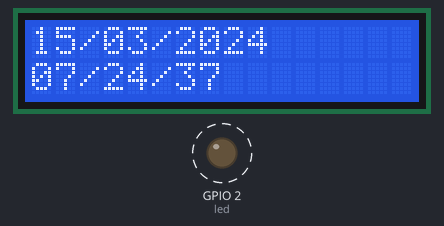
The program below on a simulated ESP32 board running MicroPython. Parts: 16×2 character LCD, output pins drawn as LEDs (lit = HIGH). Dashed ring = blinking. WiFi joins after 1.5 s; the clock reads 2024-03-15 10:24:30 at power-on unless the program sets it; library files of the repository ran but are not shown: __init__.py, __init__.py; what the program prints to the serial console is not drawn.

Above: at 8.0 s.
At 14.5 s:
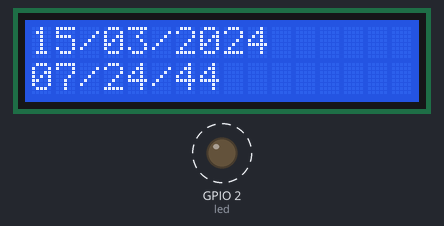
At 22.7 s:
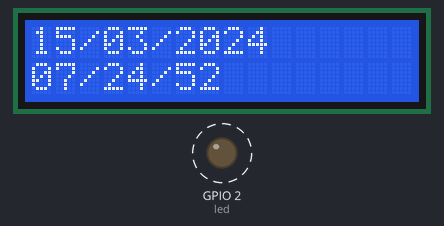
At 38.9 s:
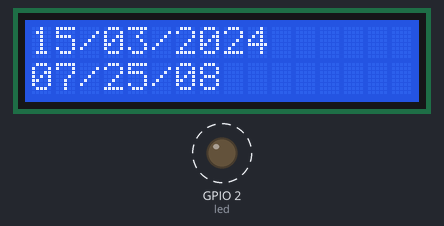
Timing chart, 0 to 40.0 s (numbered marks = the images above):
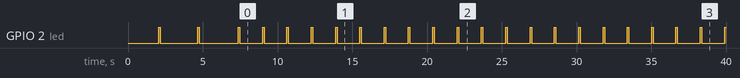

The program:

mainRelojNTP.py
```python
from LCD import *
from WIFI import WIFI
from machine import Pin, I2C
import ntptime   #NTP-time (obtenida desde pool.ntp.org)
from machine import RTC
import machine
import network
import time

I2C_NUM_ROWS = 2
I2C_NUM_COLS = 16

def configurarDisplay(i2c):
    direccion = hex(i2c.scan()[0])
    print('La dirección I2C es ', direccion)
    lcd = I2cLcd(i2c, 0x27, I2C_NUM_ROWS, I2C_NUM_COLS)
    #lcd.putstr("It Works!")
    utime.sleep(2)
    lcd.clear()
    return lcd

def blinkLed(led):
    led.on()
    time.sleep_ms(100)
    led.off()
    time.sleep_ms(500)

def main():
    led     = Pin(2, Pin.OUT, Pin.PULL_UP)
    i2c_scl = Pin(22)
    i2c_sda = Pin(21)
    i2c = I2C(scl = i2c_scl, sda = i2c_sda, freq = 400000)
    configurarDisplay(i2c)
    blinkLed(led)

    wifi = WIFI('GatoDumas', 'GatoAnitaKevin!')
    if wifi.conectar(10):
        print('WIFI Conectado')
    else:
        print('WIFI No se conecto')

    blinkLed(led)

    if wifi.estado():
        ntptime.settime()

        (year, month, mday, weekday, hour, minute, second, milisecond) = RTC().datetime()
        RTC().init((year, month, mday, weekday, hour - 3, minute, second, milisecond))

        lcd = configurarDisplay(i2c)

        print(year)

        while True:
            blinkLed(led)
            print ("Fecha: {:02d}/{:02d}/{:02d}".format(RTC().datetime()[2],
                                                    RTC().datetime()[1],
                                                    RTC().datetime()[0]))

            print ("Hora: {:02d}:{:02d}:{:02d}".format(RTC().datetime()[4],
                                                    RTC().datetime()[5],
                                                    RTC().datetime()[6]))

            lcd.putstr("{:02d}/{:02d}/{:04d}".format(RTC().datetime()[2], RTC().datetime()[1], RTC().datetime()[0]))
            lcd.move_to(0, 1)
            lcd.putstr("{:02d}/{:02d}/{:02d}".format(RTC().datetime()[4], RTC().datetime()[5], RTC().datetime()[6]))

            machine.lightsleep(1000)
            lcd.clear()


if __name__ == '__main__':
    main()
```

WIFI.py
```python
import network
import time

class WIFI():

    def __init__(self, ssid, password):
        self.ssid = ssid
        self.password = password
        self.station = network.WLAN(network.STA_IF)

    def conectar(self, timeout):
        contador = timeout
        #station = network.WLAN(network.STA_IF)
        if self.station.isconnected():
            return True
        else:
            self.station.active(True)
            self.station.connect(self.ssid, self.password)
            while (self.station.isconnected() == False) & (contador > 1):
                time.sleep(1)
                contador -= 1

            if self.station.isconnected():
                return True
            else:
                return False

    def desconectar(self):
        if self.station.isconnected():
            self.station.disconnect()

    def estado(self):
        return self.station.isconnected()
```

I2cLcd.py
```python
from LCD.LcdApi import *
import utime
import gc

MASK_RS = 0x01       # P0
MASK_RW = 0x02       # P1
MASK_E  = 0x04       # P2

SHIFT_BACKLIGHT = 3  # P3
SHIFT_DATA      = 4  # P4-P7

class I2cLcd(LcdApi):

    #Implements a HD44780 character LCD connected via PCF8574 on I2C

    def __init__(self, i2c, i2c_addr, num_lines, num_columns):
        self.i2c = i2c
        self.i2c_addr = i2c_addr
        self.i2c.writeto(self.i2c_addr, bytes([0]))

        utime.sleep_ms(20)   # Allow LCD time to powerup
        # Send reset 3 times
        self.hal_write_init_nibble(self.LCD_FUNCTION_RESET)
        utime.sleep_ms(5)    # Need to delay at least 4.1 msec
        self.hal_write_init_nibble(self.LCD_FUNCTION_RESET)
        utime.sleep_ms(1)
        self.hal_write_init_nibble(self.LCD_FUNCTION_RESET)
        utime.sleep_ms(1)
        # Put LCD into 4-bit mode
        self.hal_write_init_nibble(self.LCD_FUNCTION)
        utime.sleep_ms(1)
        LcdApi.__init__(self, num_lines, num_columns)
        cmd = self.LCD_FUNCTION
        if num_lines > 1:
            cmd |= self.LCD_FUNCTION_2LINES
        self.hal_write_command(cmd)
        gc.collect()

    def hal_write_init_nibble(self, nibble):
        # Writes an initialization nibble to the LCD.
        # This particular function is only used during initialization.
        byte = ((nibble >> 4) & 0x0f) << SHIFT_DATA
        self.i2c.writeto(self.i2c_addr, bytes([byte | MASK_E]))
        self.i2c.writeto(self.i2c_addr, bytes([byte]))
        gc.collect()

    def hal_backlight_on(self):
        # Allows the hal layer to turn the backlight on
        self.i2c.writeto(self.i2c_addr, bytes([1 << SHIFT_BACKLIGHT]))
        gc.collect()

    def hal_backlight_off(self):
        #Allows the hal layer to turn the backlight off
        self.i2c.writeto(self.i2c_addr, bytes([0]))
        gc.collect()

    def hal_write_command(self, cmd):
        # Write a command to the LCD. Data is latched on the falling edge of E.
        byte = ((self.backlight << SHIFT_BACKLIGHT) |
                (((cmd >> 4) & 0x0f) << SHIFT_DATA))
        self.i2c.writeto(self.i2c_addr, bytes([byte | MASK_E]))
        self.i2c.writeto(self.i2c_addr, bytes([byte]))
        byte = ((self.backlight << SHIFT_BACKLIGHT) |
                ((cmd & 0x0f) << SHIFT_DATA))
        self.i2c.writeto(self.i2c_addr, bytes([byte | MASK_E]))
        self.i2c.writeto(self.i2c_addr, bytes([byte]))
        if cmd <= 3:
            # The home and clear commands require a worst case delay of 4.1 msec
            utime.sleep_ms(5)
        gc.collect()

    def hal_write_data(self, data):
        # Write data to the LCD. Data is latched on the falling edge of E.
        byte = (MASK_RS |
                (self.backlight << SHIFT_BACKLIGHT) |
                (((data >> 4) & 0x0f) << SHIFT_DATA))
        self.i2c.writeto(self.i2c_addr, bytes([byte | MASK_E]))
        self.i2c.writeto(self.i2c_addr, bytes([byte]))
        byte = (MASK_RS |
                (self.backlight << SHIFT_BACKLIGHT) |
                ((data & 0x0f) << SHIFT_DATA))
        self.i2c.writeto(self.i2c_addr, bytes([byte | MASK_E]))
        self.i2c.writeto(self.i2c_addr, bytes([byte]))
        gc.collect()
        
```

LcdApi.py
```python
import time

class LcdApi:

    # Implements the API for talking with HD44780 compatible character LCDs.
    # This class only knows what commands to send to the LCD, and not how to get
    # them to the LCD.
    #
    # It is expected that a derived class will implement the hal_xxx functions.
    #
    # The following constant names were lifted from the avrlib lcd.h header file,
    # with bit numbers changed to bit masks.

    # HD44780 LCD controller command set
    LCD_CLR             = 0x01  # DB0: clear display
    LCD_HOME            = 0x02  # DB1: return to home position

    LCD_ENTRY_MODE      = 0x04  # DB2: set entry mode
    LCD_ENTRY_INC       = 0x02  # DB1: increment
    LCD_ENTRY_SHIFT     = 0x01  # DB0: shift

    LCD_ON_CTRL         = 0x08  # DB3: turn lcd/cursor on
    LCD_ON_DISPLAY      = 0x04  # DB2: turn display on
    LCD_ON_CURSOR       = 0x02  # DB1: turn cursor on
    LCD_ON_BLINK        = 0x01  # DB0: blinking cursor

    LCD_MOVE            = 0x10  # DB4: move cursor/display
    LCD_MOVE_DISP       = 0x08  # DB3: move display (0-> move cursor)
    LCD_MOVE_RIGHT      = 0x04  # DB2: move right (0-> left)

    LCD_FUNCTION        = 0x20  # DB5: function set
    LCD_FUNCTION_8BIT   = 0x10  # DB4: set 8BIT mode (0->4BIT mode)
    LCD_FUNCTION_2LINES = 0x08  # DB3: two lines (0->one line)
    LCD_FUNCTION_10DOTS = 0x04  # DB2: 5x10 font (0->5x7 font)
    LCD_FUNCTION_RESET  = 0x30  # See "Initializing by Instruction" section

    LCD_CGRAM           = 0x40  # DB6: set CG RAM address
    LCD_DDRAM           = 0x80  # DB7: set DD RAM address

    LCD_RS_CMD          = 0
    LCD_RS_DATA         = 1

    LCD_RW_WRITE        = 0
    LCD_RW_READ         = 1

    def __init__(self, num_lines, num_columns):
        self.num_lines = num_lines
        if self.num_lines > 4:
            self.num_lines = 4
        self.num_columns = num_columns
        if self.num_columns > 40:
            self.num_columns = 40
        self.cursor_x = 0
        self.cursor_y = 0
        self.implied_newline = False
        self.backlight = True
        self.display_off()
        self.backlight_on()
        self.clear()
        self.hal_write_command(self.LCD_ENTRY_MODE | self.LCD_ENTRY_INC)
        self.hide_cursor()
        self.display_on()

    def clear(self):
        # Clears the LCD display and moves the cursor to the top left corner
        self.hal_write_command(self.LCD_CLR)
        self.hal_write_command(self.LCD_HOME)
        self.cursor_x = 0
        self.cursor_y = 0

    def show_cursor(self):
        # Causes the cursor to be made visible
        self.hal_write_command(self.LCD_ON_CTRL | self.LCD_ON_DISPLAY |
                               self.LCD_ON_CURSOR)

    def hide_cursor(self):
        # Causes the cursor to be hidden
        self.hal_write_command(self.LCD_ON_CTRL | self.LCD_ON_DISPLAY)

    def blink_cursor_on(self):
        # Turns on the cursor, and makes it blink
        self.hal_write_command(self.LCD_ON_CTRL | self.LCD_ON_DISPLAY |
                               self.LCD_ON_CURSOR | self.LCD_ON_BLINK)

    def blink_cursor_off(self):
        # Turns on the cursor, and makes it no blink (i.e. be solid)
        self.hal_write_command(self.LCD_ON_CTRL | self.LCD_ON_DISPLAY |
                               self.LCD_ON_CURSOR)

    def display_on(self):
        # Turns on (i.e. unblanks) the LCD
        self.hal_write_command(self.LCD_ON_CTRL | self.LCD_ON_DISPLAY)

    def display_off(self):
        # Turns off (i.e. blanks) the LCD
        self.hal_write_command(self.LCD_ON_CTRL)

    def backlight_on(self):
        # Turns the backlight on.

        # This isn't really an LCD command, but some modules have backlight
        # controls, so this allows the hal to pass through the command.
        self.backlight = True
        self.hal_backlight_on()

    def backlight_off(self):
        # Turns the backlight off.

        # This isn't really an LCD command, but some modules have backlight
        # controls, so this allows the hal to pass through the command.
        self.backlight = False
        self.hal_backlight_off()

    def move_to(self, cursor_x, cursor_y):
        # Moves the cursor position to the indicated position. The cursor
        # position is zero based (i.e. cursor_x == 0 indicates first column).
        self.cursor_x = cursor_x
        self.cursor_y = cursor_y
        addr = cursor_x & 0x3f
        if cursor_y & 1:
            addr += 0x40    # Lines 1 & 3 add 0x40
        if cursor_y & 2:    # Lines 2 & 3 add number of columns
            addr += self.num_columns
        self.hal_write_command(self.LCD_DDRAM | addr)

    def putchar(self, char):
        # Writes the indicated character to the LCD at the current cursor
        # position, and advances the cursor by one position.
        if char == '\n':
            if self.implied_newline:
                # self.implied_newline means we advanced due to a wraparound,
                # so if we get a newline right after that we ignore it.
                pass
            else:
                self.cursor_x = self.num_columns
        else:
            self.hal_write_data(ord(char))
            self.cursor_x += 1
        if self.cursor_x >= self.num_columns:
            self.cursor_x = 0
            self.cursor_y += 1
            self.implied_newline = (char != '\n')
        if self.cursor_y >= self.num_lines:
            self.cursor_y = 0
        self.move_to(self.cursor_x, self.cursor_y)

    def putstr(self, string):
        # Write the indicated string to the LCD at the current cursor
        # position and advances the cursor position appropriately.
        for char in string:
            self.putchar(char)

    def custom_char(self, location, charmap):
        # Write a character to one of the 8 CGRAM locations, available
        # as chr(0) through chr(7).
        location &= 0x7
        self.hal_write_command(self.LCD_CGRAM | (location << 3))
        self.hal_sleep_us(40)
        for i in range(8):
            self.hal_write_data(charmap[i])
            self.hal_sleep_us(40)
        self.move_to(self.cursor_x, self.cursor_y)

    def hal_backlight_on(self):
        # Allows the hal layer to turn the backlight on.
        # If desired, a derived HAL class will implement this function.
        pass

    def hal_backlight_off(self):
        # Allows the hal layer to turn the backlight off.
        # If desired, a derived HAL class will implement this function.
        pass

    def hal_write_command(self, cmd):
        # Write a command to the LCD.
        # It is expected that a derived HAL class will implement this function.
        raise NotImplementedError

    def hal_write_data(self, data):
        # Write data to the LCD.
        # It is expected that a derived HAL class will implement this function.
        raise NotImplementedError

    def hal_sleep_us(self, usecs):
        # Sleep for some time (given in microseconds)
        time.sleep_us(usecs)
```

Measured:
- by itself, GPIO 2 (led): goes LOW 2.5 s, HIGH 0.10 s, LOW 2.6 s, 20 × (HIGH 0.10 s, LOW 1.5 s), then HIGH
- what the display in image 0 shows lasts 1.0 s, from 8.0 s to 9.0 s
